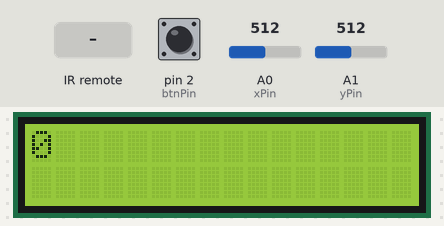
The sketch below on a simulated Arduino Uno, built with avr-gcc and run on an emulated ATmega328P. On the bench: 16×2 character LCD. Inputs (shaded band) come from the test bench; at power-on: A0 (xPin) = 512, A1 (yPin) = 512, pin 2 (btnPin) HIGH. What the sketch prints to the serial monitor is not drawn.

Above: at 1.2 s.
1.3 s: A0 (xPin) set to 560
At 1.9 s:
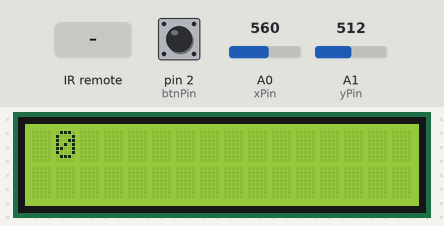
3.0 s: infrared code 0xFFE01F received
At 3.4 s:
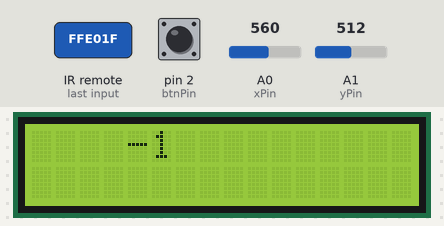
4.5 s: A1 (yPin) set to 560
At 5.0 s:
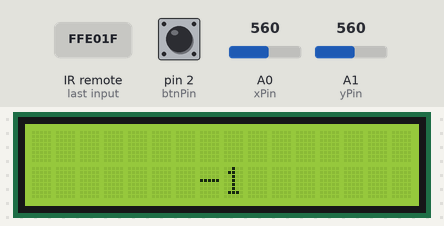
6.1 s: infrared code 0xFFA857 received
At 6.5 s:
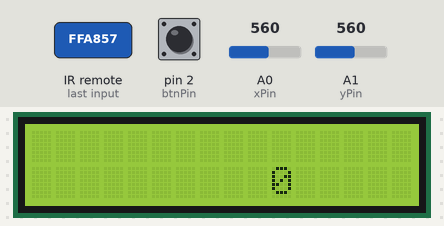
8.1 s: A0 (xPin) set to 440
At 8.5 s:
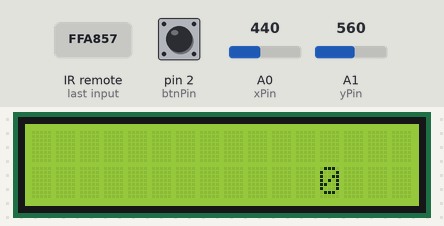
11.1 s: A1 (yPin) set to 440
At 11.5 s:
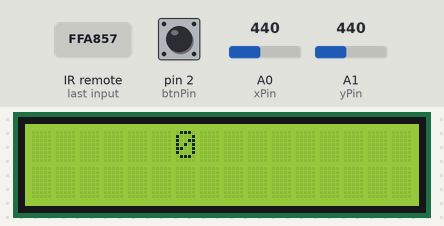
Timing chart, 0 to 14.1 s (numbered marks = the images above; inputs shaded):
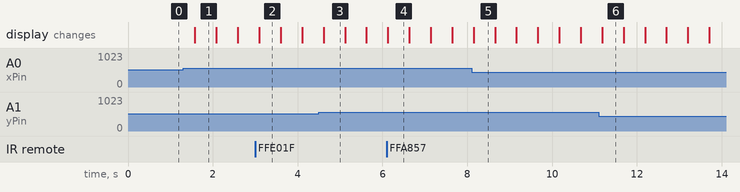

Measured:
- after the input at 1.3 s, the display: changes after 0.28 s (image 1)
- what the display in image 1 shows lasts 0.5 s, from 1.6 s to 2.1 s

The sketch:

ir-remote.ino
```cpp
#include <LiquidCrystal_I2C.h>
#include <IRremote.h>
using namespace std;

struct Keys {
    static const unsigned long channel_negative = 0xFFA25D;
    static const unsigned long channel = 0xFF629D;
    static const unsigned long channel_positive = 0xFFE21D;
    static const unsigned long previous = 0xFF22DD;
    static const unsigned long next = 0xFF02FD;
    static const unsigned long play_pause = 0xFFC23D;
    static const unsigned long negative = 0xFFE01F;
    static const unsigned long positive = 0xFFA857;
    static const unsigned long eq = 0xFF906F;
    static const unsigned long key0 = 0xFF6897;
    static const unsigned long key100_plus = 0xFF9867;
    static const unsigned long key200_plus = 0xFFB04F;
    static const unsigned long key1 = 0xFF30CF;
    static const unsigned long key2 = 0xFF18E7;
    static const unsigned long key3 = 0xFF7A85;
    static const unsigned long key4 = 0xFF10EF;
    static const unsigned long key5 = 0xFF38C7;
    static const unsigned long key6 = 0xFF5AA5;
    static const unsigned long key7 = 0xFF42BD;
    static const unsigned long key8 = 0xFF4AB5;
    static const unsigned long key9 = 0xFF52AD;
};

LiquidCrystal_I2C lcd(0x3F, 16, 2);

int xPin = A0;
int yPin = A1;
int btnPin = 2;
int irPin = 5;

IRrecv myIr(irPin);

decode_results irInput;

String text = "0";
int len;
int offset = 0;
bool direction = false;

int currentNum = 0;

int x = 0;
int y = 0;

bool redraw = false;

void setup(){
    pinMode(btnPin, INPUT_PULLUP);
    myIr.enableIRIn();
    Serial.begin(9600);
    len = text.length();
    lcd.init();
    lcd.backlight();
    lcd.setCursor(5, 1);
    lcd.setCursor(0, 1);
    // DEBUG: lcd.print("Bigham");
    lcd.setCursor(0, 0);
    Serial.println("ready and waiting...");
    lcd.print(text);
}

void loop(){

    int newRead = myIr.decode(&irInput);

    if(newRead){
        Serial.println(irInput.value, HEX);

        if(irInput.value == Keys::positive){
            currentNum++;
            redraw = true;
        }
        if(irInput.value == Keys::negative){
            currentNum--;
            redraw = true;
        }

        myIr.resume();
    }

    int btnState = digitalRead(btnPin);
    int yState = analogRead(yPin);
    int xState = analogRead(xPin);

    if(offset > 15 - len || offset <= 0){
        direction = !direction;
    }

    if(xState > 550 && x < 16 || (newRead && irInput.value == Keys::key6)){
        x++;
        redraw = true;
    }
    else if (xState < 450 && x > 0 || (newRead && irInput.value == Keys::key4)){
        x--;
        redraw = true;
    }

    if(yState > 550 && y == 0 || (newRead && irInput.value == Keys::key8)){
        y = 1;
        redraw = true;
    }
    else if (yState < 450 && y == 1 || (newRead && irInput.value == Keys::key2)){
        y = 0;
        redraw = true;
    }

    if(redraw){
        lcd.clear();
        lcd.setCursor(x, y);
        lcd.print(String(currentNum));
    }
    redraw = false;

    delay(500);
}
```
